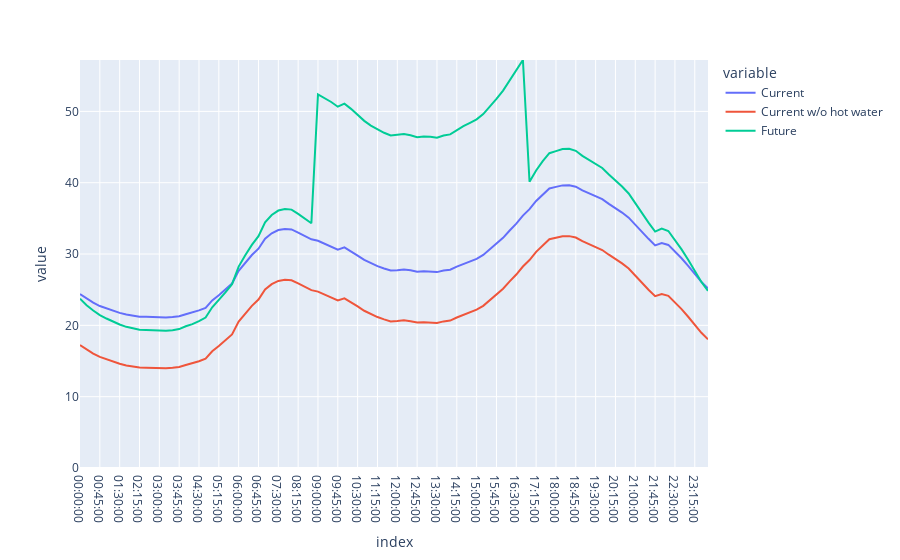

The cell this chart's notebook holds for it:
### Code cell
# future_zs_with_hw.plot()
# many_day_df_current.plot()
# many_day_df_current.mean(axis=1).plot()
# plotting_df_many.plot()
fig = go.Figure(plotting_df_many.plot())
fig.update_yaxes(range = [0,plotting_df_many.max().max()])
